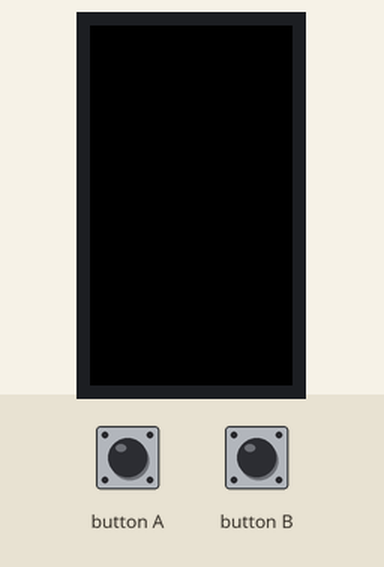
Simulated run of this sketch. Board: ESP32. On the bench: 135×240 colour display. Inputs (shaded band) come from the test bench. What the sketch prints to the serial monitor is not drawn.

Above: at 1.3 s.
1.4 s: button B pressed for 0.15 s
At 2.4 s:
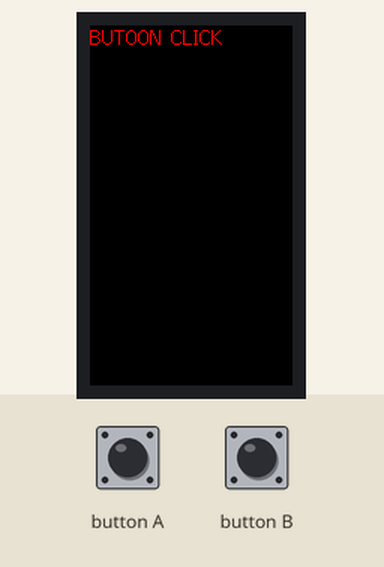
3.0 s: button B pressed for 1 s
At 3.6 s:
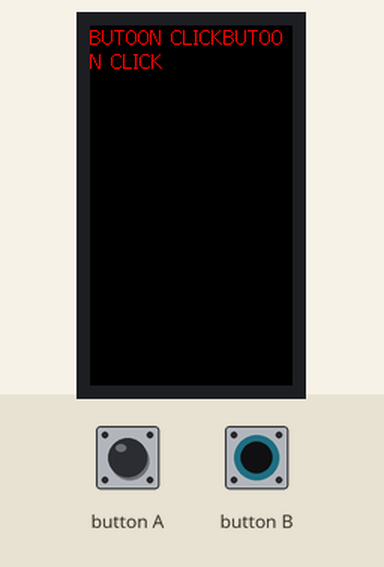
5.5 s: button B pulsed LOW 5 times (0.12 s each, 0.3 s apart)
At 7.6 s:
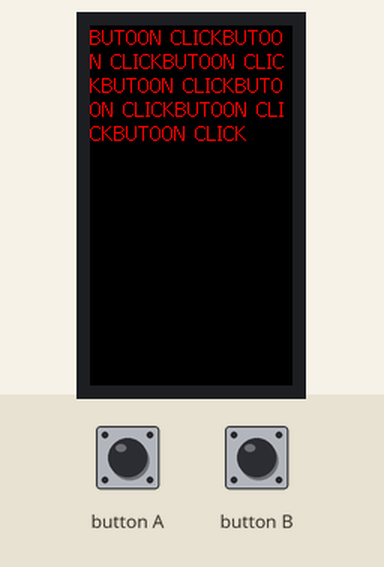
Timing chart, 0 to 9.1 s (numbered marks = the images above; inputs shaded):
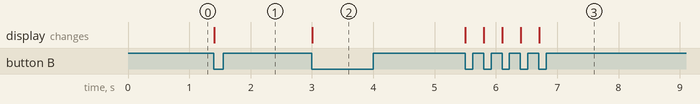

Measured:
- after the input at 1.4 s, the display: changes at once (image 1)
- after the input at 3.0 s, the display: changes at once (image 2)
- after the input at 5.5 s, the display: first changes at once (image 3 shows a later state)

The sketch:

Timer_Test.ino
```cpp
#include<M5StickCPlus.h>

hw_timer_t * timer;
volatile uint32_t isrCounter;

int timeSleep = 0;
int frequency = 20;

void onTimer() {
  isrCounter++;
  Serial.println(isrCounter);
  if (isrCounter == 15) {
    timerEnd(timer);
    timer = NULL;
    isrCounter = 0;

    M5.Axp.ScreenBreath(timeSleep);
    setCpuFrequencyMhz(frequency);
  }
}

void setup() {
  M5.begin();
  Serial.println("System Start");

  timer = timerBegin(0, getApbFrequency() / 1000000, true);
  timerAttachInterrupt(timer, &onTimer, true);
  timerAlarmWrite(timer, 1000000, true);
  timerAlarmEnable(timer);
}

void loop() {
  M5.update();  // 本体のボタン状態更新

  if (M5.BtnB.wasPressed()) {
    M5.Lcd.setTextFont(2);
    M5.Lcd.setTextColor(RED, BLACK);
    String msg = "BUTOON CLICK";
    M5.Lcd.print(msg);
    Serial.print(msg);
    isrCounter = 0;
  }
}
```
